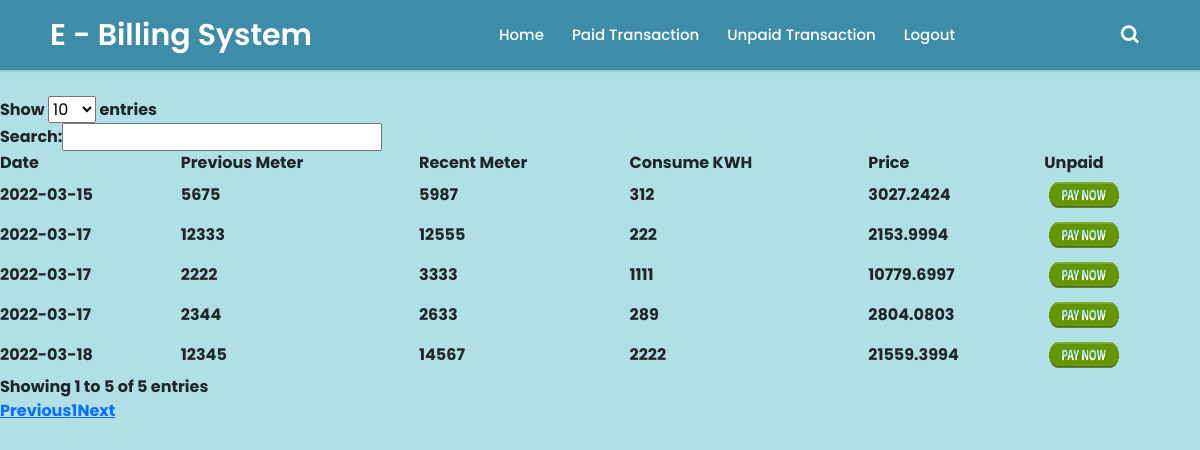
The page /balance.php (signed in) on the database its author committed.
### tables this page shows
CREATE TABLE `marvin` (
  `id` int(11) NOT NULL,
  `card` varchar(250) NOT NULL,
  `date` varchar(250) NOT NULL,
  `previous` varchar(250) NOT NULL,
  `recent` varchar(250) NOT NULL,
  `consume` varchar(250) NOT NULL,
  `price` varchar(250) NOT NULL,
  `paid` varchar(250) NOT NULL
);

### balance.php (the view, shortened to what this page needs)
<?php
if(isset($_SESSION['userid'])){
?>
<!DOCTYPE html>
<html lang="en" dir="ltr">
<head>
  <link rel="stylesheet" href="css/try.css">
  <link href='https://unpkg.com/boxicons@2.0.7/css/boxicons.min.css' rel='stylesheet'>
    <link href="https://cdn.jsdelivr.net/npm/bootstrap@5.0.2/dist/css/bootstrap.min.css" rel="stylesheet">
    <link rel="stylesheet" href="https://code.jquery.com/ui/1.12.1/themes/base/jquery-ui.css">
    <link rel="stylesheet" href="https://cdn.datatables.net/1.11.5/css/dataTables.jqueryui.min.css">
</head>
<body style="background-color:powderblue;">
  <nav>
    <div class="navbar">
      <div class="logo"><a href="#">E - Billing System</a></div>
      <div class="nav-links">
        <ul class="links">
          <li><a href="home.php">Home</a></li>
          <li><a href="previous.php">Paid Transaction</a></li>
          <li><a href="balance.php">Unpaid Transaction</a></li>
          <li><a href="include/logout.php">Logout</a></li>
        </ul>
      </div>
      <div class="search-box">
        <i class='bx bx-search'></i>
      </div>
    </div>
  </nav>
  <br><br><br><br>
  <b>
  <?php
  $name = $_SESSION["userusername"];
  require "include/dbcon.php";
  $sql = "SELECT * FROM $name WHERE paid LIKE 'UNPAID'";
  $result = mysqli_query($conn , $sql);
  $resultCheck = mysqli_num_rows($result);
  ?>
<table id="example" class="display" style="width:100%">
        <thead>
            <tr>
                <th>Date</th>
                <th>Previous Meter</th>
                <th>Recent Meter</th>
                <th>Consume KWH</th>
                <th>Price</th>
                <th>Unpaid</th>
            </tr>
        </thead>
        <tbody>
        <?php
        if($resultCheck > 0){
            while($row = mysqli_fetch_assoc($result)){
              ?>
              <?php
           echo" <tr>";
           echo' <td>'. $row['date'] .'</td>';
           echo' <td>'. $row['previous'] .'</td>';
           echo' <td>'. $row['recent'] .'</td>';
           echo' <td>'. $row['consume'] .'</td>';
           echo' <td>'. $row['price'] .'</td>';
           echo' <td><b><a href="payment.php?edit='.$row['id'].'"><img src = "icon/unpaids.png"height="40"width="80"></a></b></td>';
           echo' </tr>';
          }
        }
           ?>
        </tbody>
    </table>
    <?php
}else if(isset($_SESSION['adminid'])){
  header("Location: admin/adminmain.php?error=click");
 exit();
}else
{
   header("Location: index.php?error=click");
   exit();
}
   ?>
</body>
</html>

### css/try.css (style rules this page uses)
* { margin: 0; padding: 0; box-sizing: border-box; font-family: "Poppins", sans-serif; }
body { min-height: 100vh; }
nav { position: fixed; top: 0; left: 0; width: 100%; height: 100%; height: 70px; background: #3e8da8; box-shadow: 0 1px 2px rgba(0, 0, 0, 0.2); z-index: 99; }
nav .navbar { height: 100%; max-width: 1250px; width: 100%; display: flex; align-items: center; justify-content: space-between; margin: auto; padding: 0 50px; }
.navbar .logo a { font-size: 30px; color: #fff; text-decoration: none; font-weight: 600; }
nav .navbar .nav-links { line-height: 70px; height: 100%; }
nav .navbar .links { display: flex; }
nav .navbar .links li { position: relative; display: flex; align-items: center; justify-content: space-between; list-style: none; padding: 0 14px; }
nav .navbar .links li a { height: 100%; text-decoration: none; white-space: nowrap; color: #fff; font-size: 15px; font-weight: 500; }
.navbar .search-box { position: relative; height: 40px; width: 40px; }
.navbar .search-box i { position: absolute; height: 100%; width: 100%; line-height: 40px; text-align: center; font-size: 22px; color: #fff; font-weight: 600; cursor: pointer; transition: all 0.3s ease; }

### rows shown on the page
marvin: date "2022-03-15", previous "5675", recent "5987", consume "312", price "3027.2424"
marvin: date "2022-03-17", previous "12333", recent "12555", consume "222", price "2153.9994"
marvin: date "2022-03-17", previous "2222", recent "3333", consume "1111", price "10779.6997"
marvin: date "2022-03-17", previous "2344", recent "2633", consume "289", price "2804.0803"
marvin: date "2022-03-18", previous "12345", recent "14567", consume "2222", price "21559.3994"
